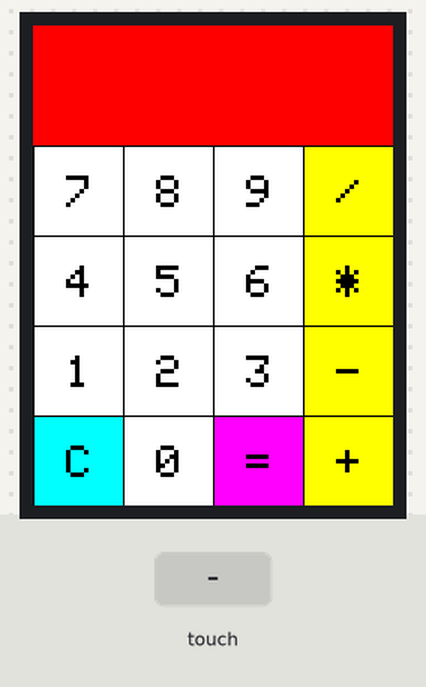
The sketch below on a simulated Arduino Uno, built with avr-gcc and run on an emulated ATmega328P. Parts: 240×320 colour display. The inputs (shaded band) are chosen by the test bench. What the sketch prints to the serial monitor is not drawn.

Above: at 3.3 s.
3.4 s: touch panel pressed at 13 % / 70 % of its raw x / y range
At 4.9 s:
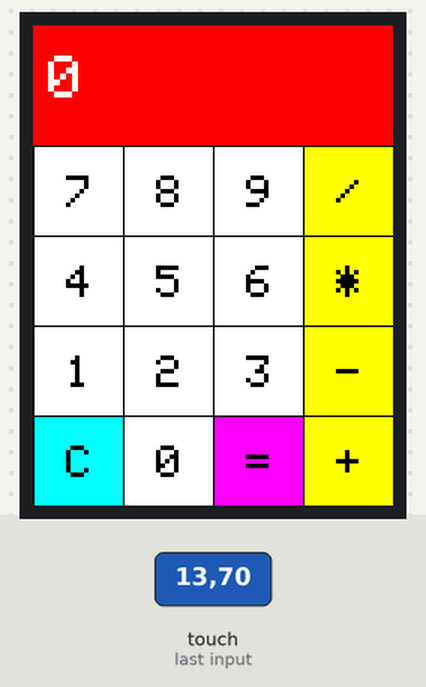
5.2 s: touch panel pressed at 62 % / 70 % of its raw x / y range
At 5.36 s:
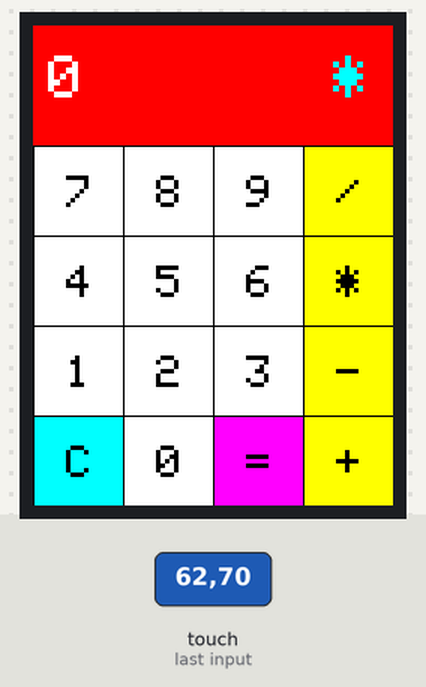
7.0 s: touch panel pressed at 38 % / 10 % of its raw x / y range
At 7.4 s:
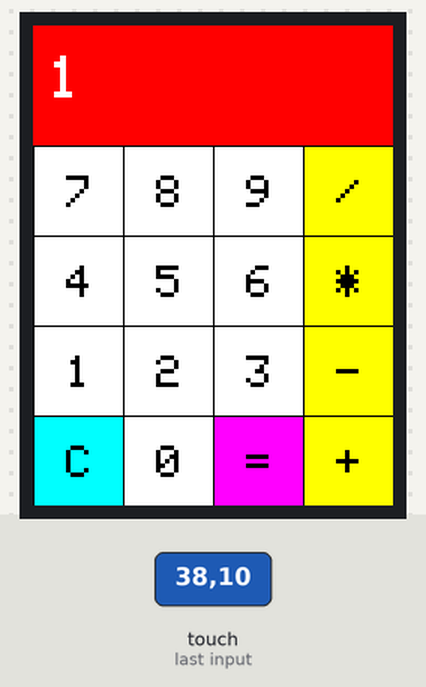
8.5 s: touch panel pressed at 38 % / 70 % of its raw x / y range
At 8.66 s:
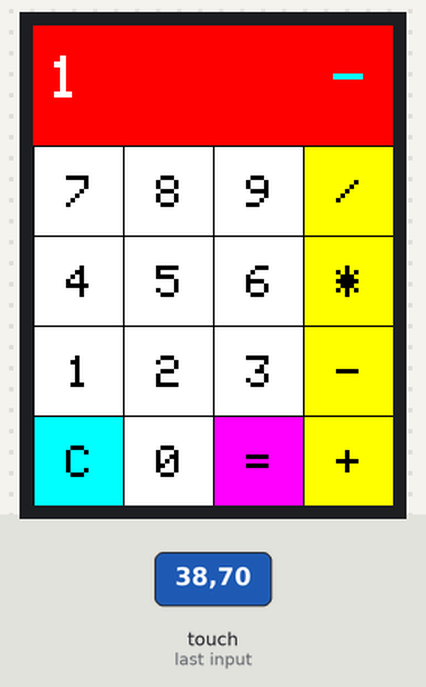
Timing chart, 0 to 11.3 s (numbered marks = the images above; inputs shaded):
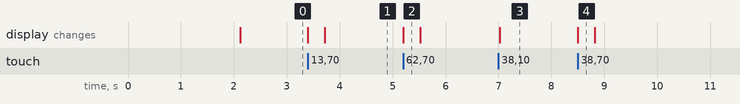

Measured:
- after the input at 3.4 s, the display: first changes at once (image 1 shows a later state)
- after the input at 5.2 s, the display: changes at once (image 2)
- after the input at 7.0 s, the display: changes at once (image 3)
- after the input at 8.5 s, the display: changes at once (image 4)

The sketch:

calculator.ino
```cpp
/*______Import Libraries_______*/
#include <SPFD5408_Adafruit_GFX.h>    // Core graphics library
#include <SPFD5408_Adafruit_TFTLCD.h> // Hardware-specific library
#include <SPFD5408_TouchScreen.h>
/*______End of Libraries_______*/

/*______Define LCD pins (I have asigned the default values)_______*/
#define YP A1  // must be an analog pin, use "An" notation!
#define XM A2  // must be an analog pin, use "An" notation!
#define YM 7   // can be a digital pin
#define XP 6   // can be a digital pin
#define LCD_CS A3
#define LCD_CD A2
#define LCD_WR A1
#define LCD_RD A0
#define LCD_RESET A4
/*_______End of defanitions______*/

/*______Assign names to colors and pressure_______*/
#define WHITE   0x0000 //Black->White
#define YELLOW    0x001F //Blue->Yellow
#define CYAN     0xF800 //Red->Cyan
#define PINK   0x07E0 //Green-> Pink
#define RED    0x07FF //Cyan -> Red
#define GREEN 0xF81F //Pink -> Green
#define BLUE  0xFFE0 //Yellow->Blue
#define BLACK   0xFFFF //White-> Black
#define MINPRESSURE 10
#define MAXPRESSURE 1000
/*_______Assigned______*/

/*____Calibrate TFT LCD_____*/
#define TS_MINX 125
#define TS_MINY 85
#define TS_MAXX 965
#define TS_MAXY 905
/*______End of Calibration______*/

TouchScreen ts = TouchScreen(XP, YP, XM, YM, 300); //300 is the sensitivity
Adafruit_TFTLCD tft(LCD_CS, LCD_CD, LCD_WR, LCD_RD, LCD_RESET); //Start communication with LCD

String symbol[4][4] = {
  { "7", "8", "9", "/" },
  { "4", "5", "6", "*" },
  { "1", "2", "3", "-" },
  { "C", "0", "=", "+" }
};
 int X,Y;
 long Num1,Num2,Number;
 char action;
 boolean result = false;


void setup() {
  Serial.begin(9600); //Use serial monitor for debugging
  tft.reset(); //Always reset at start
  tft.begin(0x9341); // My LCD uses LIL9341 Interface driver IC
  tft.setRotation(2); // I just roated so that the power jack faces up - optional
  tft.fillScreen(WHITE);

  IntroScreen();

  draw_BoxNButtons();
}

void loop() {
TSPoint p = waitTouch();
X = p.y; Y = p.x;
//  Serial.print(X); Serial.print(','); Serial.println(Y);// + " " + Y);

DetectButtons();

if (result==true)
CalculateResult();

DisplayResult();

  delay(300);
}

TSPoint waitTouch() {
  TSPoint p;
  do {
    p = ts.getPoint();
    pinMode(XM, OUTPUT);
    pinMode(YP, OUTPUT);
  } while((p.z < MINPRESSURE )|| (p.z > MAXPRESSURE));
  p.x = map(p.x, TS_MINX, TS_MAXX, 0, 320);
  p.y = map(p.y, TS_MINY, TS_MAXY, 0, 240);;
  return p;
}

void DetectButtons()
{

  if (X<50 && X>0) //Detecting Buttons on Column 1
  {
    if (Y>0 && Y<85) //If cancel Button is pressed
    {Serial.println ("Button Cancel"); Number=Num1=Num2=0; result=false;}

     if (Y>85 && Y<140) //If Button 1 is pressed
    {Serial.println ("Button 1");
    if (Number==0)
    Number=1;
    else
    Number = (Number*10) + 1; //Pressed twice
    }

     if (Y>140 && Y<192) //If Button 4 is pressed
    {Serial.println ("Button 4");
    if (Number==0)
    Number=4;
    else
    Number = (Number*10) + 4; //Pressed twice
    }

     if (Y>192 && Y<245) //If Button 7 is pressed
    {Serial.println ("Button 7");
    if (Number==0)
    Number=7;
    else
    Number = (Number*10) + 7; //Pressed twice
    }
  }

    if (X<105 && X>50) //Detecting Buttons on Column 2
  {
    if (Y>0 && Y<85)
    {Serial.println ("Button 0"); //Button 0 is Pressed
    if (Number==0)
    Number=0;
    else
    Number = (Number*10) + 0; //Pressed twice
    }

     if (Y>85 && Y<140)
    {Serial.println ("Button 2");
     if (Number==0)
    Number=2;
    else
    Number = (Number*10) + 2; //Pressed twice
    }

     if (Y>140 && Y<192)
    {Serial.println ("Button 5");
     if (Number==0)
    Number=5;
    else
    Number = (Number*10) + 5; //Pressed twic
    }

     if (Y>192 && Y<245)
    {Serial.println ("Button 8");
     if (Number==0)
    Number=8;
    else
    Number = (Number*10) + 8; //Pressed twic
    }
  }

    if (X<165 && X>105) //Detecting Buttons on Column 3
  {
    if (Y>0 && Y<85)
    {Serial.println ("Button Equal");
    Num2=Number;
    result = true;
    }

     if (Y>85 && Y<140)
    {Serial.println ("Button 3");
     if (Number==0)
    Number=3;
    else
    Number = (Number*10) + 3; //Pressed twice
    }

     if (Y>140 && Y<192)
    {Serial.println ("Button 6");
    if (Number==0)
    Number=6;
    else
    Number = (Number*10) + 6; //Pressed twice
    }

     if (Y>192 && Y<245)
    {Serial.println ("Button 9");
    if (Number==0)
    Number=9;
    else
    Number = (Number*10) + 9; //Pressed twice
    }
  }

      if (X<213 && X>165) //Detecting Buttons on Column 3
  {
    Num1 = Number;
    Number =0;
    tft.setCursor(200, 20);
    tft.setTextColor(RED);
    if (Y>0 && Y<85)
    {Serial.println ("Addition"); action = 1; tft.println('+');}
     if (Y>85 && Y<140)
    {Serial.println ("Subtraction"); action = 2; tft.println('-');}
     if (Y>140 && Y<192)
    {Serial.println ("Multiplication"); action = 3; tft.println('*');}
     if (Y>192 && Y<245)
    {Serial.println ("Devesion"); action = 4; tft.println('/');}

    delay(300);
  }
}

void CalculateResult()
{
  if (action==1)
    Number = Num1+Num2;

  if (action==2)
    Number = Num1-Num2;

  if (action==3)
    Number = Num1*Num2;

  if (action==4)
    Number = Num1/Num2;
}

void DisplayResult()
{
    tft.fillRect(0, 0, 240, 80, CYAN);  //clear result box
    tft.setCursor(10, 20);
    tft.setTextSize(4);
    tft.setTextColor(BLACK);
    tft.println(Number); //update new value
}

void IntroScreen()
{
  tft.setCursor (55, 120);
  tft.setTextSize (3);
  tft.setTextColor(RED);
  tft.println("ARDUINO");
  tft.setCursor (30, 160);
  tft.println("CALCULATOR");
  tft.setCursor (30, 220);
  tft.setTextSize (2);
  tft.setTextColor(BLUE);
  tft.println("-Circut Digest");
  delay(1800);
}

void draw_BoxNButtons()
{
  //Draw the Result Box
  tft.fillRect(0, 0, 240, 80, CYAN);

 //Draw First Column
  tft.fillRect  (0,260,60,60,RED);
  tft.fillRect  (0,200,60,60,BLACK);
  tft.fillRect  (0,140,60,60,BLACK);
  tft.fillRect  (0,80,60,60,BLACK);

 //Draw Third Column
  tft.fillRect  (120,260,60,60,GREEN);
  tft.fillRect  (120,200,60,60,BLACK);
  tft.fillRect  (120,140,60,60,BLACK);
  tft.fillRect  (120,80,60,60,BLACK);

  //Draw Secound & Fourth Column
  for (int b=260; b>=80; b-=60)
 { tft.fillRect  (180,b,60,60,BLUE);
   tft.fillRect  (60,b,60,60,BLACK);}

  //Draw Horizontal Lines
  for (int h=80; h<=320; h+=60)
  tft.drawFastHLine(0, h, 240, WHITE);

  //Draw Vertical Lines
  for (int v=0; v<=240; v+=60)
  tft.drawFastVLine(v, 80, 240, WHITE);

  //Display keypad lables
  for (int j=0;j<4;j++) {
    for (int i=0;i<4;i++) {
      tft.setCursor(22 + (60*i), 100 + (60*j));
      tft.setTextSize(3);
      tft.setTextColor(WHITE);
      tft.println(symbol[j][i]);
    }
  }
}
```
